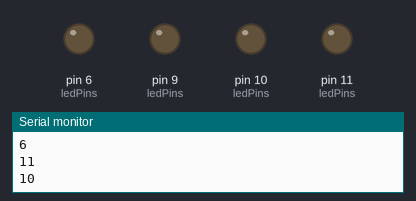
A sketch run on a simulated Arduino Uno, built with avr-gcc and run on an emulated ATmega328P. Shown: output pins drawn as LEDs (lit = HIGH), the last lines printed to the serial monitor. Random numbers use the default seed unless the sketch sets one.

Above: at 0.1 s.
At 36.76 s:
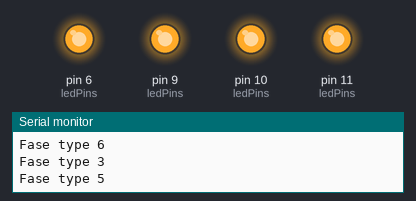
Timing chart, 0 to 40.0 s (numbered marks = the images above):
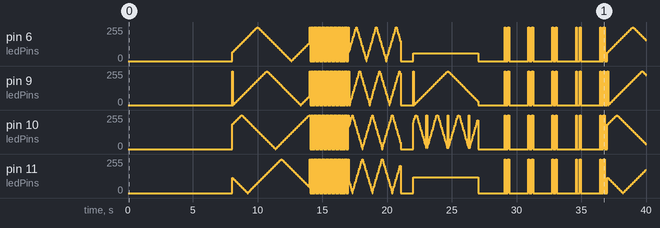

The sketch:

Book.ino
```cpp
#define STATE_STROBE_FAST  0
#define STATE_STROBE_SLOW  1
#define STATE_FADE_FAST    2
#define STATE_FADE_SLOW    3
#define STATE_HEARTBEAT    4

#define STATE_ON           90
#define STATE_OFF          100

#define DIR_UP             0
#define DIR_DOWN           1

#define LED_COUNT          4

#define FASE_ALL_FADE_SLOW    0
#define FASE_ALL_FADE_FAST    1
#define FASE_ALL_STROBE_FAST  2
#define FASE_ALL_OFF          3
#define FASE_ALL_ON           4
#define FASE_ALL_HEARTBEAT    5
#define FASE_ALL_RANDOM       6

#define FASE_COUNT 7
//#define FASE_COUNT 1

// 11 rechts blauw/groen
// 9  rechts midden boven / oranje
// 6  rechts deur / ornaje
// 10 links

int ledPins[] = { 9, 6, 11, 10 };

struct LED {
  int pin;
  int state;
  int brightness;

  long millisLastChange;
  int dir;
};

struct FASE {
  int type;
  int duration;
};

LED leds[ LED_COUNT ];
FASE fases[ FASE_COUNT ];

long previousMillis = 0;
long interval = 50;

int randomStates[] = { STATE_STROBE_FAST, STATE_STROBE_SLOW, STATE_FADE_FAST, STATE_FADE_SLOW, STATE_HEARTBEAT };
int randomStatesCount = 5;

int curFase = 0;
long lastFaseChange = 0;

// Setup all the led configurations, and insert the fases into the fase configuration
//
void setup()  {
  Serial.begin(9600);

  fases[0].type     = FASE_ALL_HEARTBEAT;
  fases[0].duration = 8000;

  fases[1].type     = FASE_ALL_FADE_SLOW;
  fases[1].duration = 6000;

  fases[2].type     = FASE_ALL_STROBE_FAST;
  fases[2].duration = 3000;

  fases[3].type     = FASE_ALL_FADE_FAST;
  fases[3].duration = 4000;

  fases[4].type     = FASE_ALL_OFF;
  fases[4].duration = 1000;

  fases[5].type     = FASE_ALL_RANDOM;
  fases[5].duration = 5000;

  fases[6].type     = FASE_ALL_OFF;
  fases[6].duration = 2000;


//  fases[0].type     = FASE_ALL_ON;
//  fases[0].duration = 8000;


  int i;
  for (i = 0; i < LED_COUNT; i++ ) {

      LED *led = &leds[ i ];
      led->pin = ledPins[ i ];

      led->brightness = i * 60;
      led->dir = i % 2 == 0 ? DIR_DOWN : DIR_UP;
      led->state = STATE_OFF;
      led->millisLastChange = 0;

      pinMode( led->pin, OUTPUT);

     Serial.println( led->pin );
  }
}

// Looperdeloop!
//
void loop()  {
  unsigned long currentMillis = millis();

  // Is it time to change to the next fase? The current fase has a duration configured
  //
  if ( currentMillis - lastFaseChange > fases[ curFase ].duration ) {
    curFase++;

    // Wrap back to fase 0 when we are at the end
    //
    if ( curFase + 1 > FASE_COUNT ) {
      curFase = 0;
    }

    // Setup the next fase
    //
    FASE *fase = &fases[ curFase ];

    Serial.print( "Fase type " );
    Serial.println( fase->type );

    switch ( fase->type ) {
      case FASE_ALL_FADE_SLOW:
        for ( int i = 0; i < LED_COUNT; i++ ) {
          LED *led = &leds[ i ];
          led->pin = ledPins[ i ];

          led->brightness = i * 60;
          led->dir = i % 2 == 0 ? DIR_DOWN : DIR_UP;
          led->state = STATE_FADE_SLOW;
        }
      break;

      case FASE_ALL_FADE_FAST:
        for ( int i = 0; i < LED_COUNT; i++ ) {
          LED *led = &leds[ i ];
          led->pin = ledPins[ i ];

          led->brightness = i * 17 * 3;
          led->dir = i % 2 == 0 ? DIR_DOWN : DIR_UP;
          led->state = STATE_FADE_FAST;
        }
      break;

      case FASE_ALL_RANDOM:
        for ( int i = 0; i < LED_COUNT; i++ ) {
          LED *led = &leds[ i ];
          led->pin = ledPins[ i ];

          led->brightness = i * 60;
          led->dir = i % 2 == 0 ? DIR_DOWN : DIR_UP;
          led->state = randomStates[ random( 0, randomStatesCount - 1 ) ];
        }
      break;

      case FASE_ALL_STROBE_FAST:
        for ( int i = 0; i < LED_COUNT; i++ ) {
          LED *led = &leds[ i ];
          led->pin = ledPins[ i ];

          led->brightness = 0;
          led->state = STATE_STROBE_FAST;
        }
      break;

      case FASE_ALL_OFF:
        for ( int i = 0; i < LED_COUNT; i++ ) {
          LED *led = &leds[ i ];
          led->pin = ledPins[ i ];

          led->brightness = 0;
          led->state = STATE_OFF;
        }
      break;

      case FASE_ALL_ON:
        for ( int i = 0; i < LED_COUNT; i++ ) {
          LED *led = &leds[ i ];
          led->pin = ledPins[ i ];

          led->brightness = 255;
          led->state = STATE_ON;
        }
      break;

      case FASE_ALL_HEARTBEAT:
        for ( int i = 0; i < LED_COUNT; i++ ) {
          LED *led = &leds[ i ];
          led->pin = ledPins[ i ];

          led->brightness = 0;
          led->state = STATE_HEARTBEAT;
          led->millisLastChange = 0;
        }
      break;
    }

    lastFaseChange = currentMillis;
  }

  // Is it time for the next 'animation frame'?
  //
  if ( currentMillis - previousMillis > interval ) {
    previousMillis = currentMillis;

    for ( int i = 0; i < LED_COUNT; i++ ) {

      LED *led = &leds[ i ];

      int cur = led->brightness;
      long diff = currentMillis - led->millisLastChange;

      switch ( led->state ) {
        case STATE_STROBE_FAST:
          if ( cur == 0 ) { cur = 255; } else { cur = 0; }
        break;

        case STATE_FADE_FAST:

          if ( led->dir == DIR_UP ) { cur += 17; } else { cur -= 17; }

          if ( cur >= 255 ) { led->dir = DIR_DOWN; }
          else if ( cur <= 0 ) { led->dir = DIR_UP; }

        break;

        case STATE_FADE_SLOW:

          if ( led->dir == DIR_UP ) { cur += 5; } else { cur -= 5; }

          if ( cur >= 255 ) { led->dir = DIR_DOWN; }
          else if ( cur <= 0 ) { led->dir = DIR_UP; }

        break;

        case STATE_HEARTBEAT:

          if ( diff < 100 ) {
            cur = 255;
          } else if ( diff < 300 ) {
            cur = 0;
          } else if ( diff < 400 ) {
            cur = 255;
          } else if ( diff < 1800 ) {
            cur = 0;
          } else {
            led->millisLastChange = currentMillis;
          }
        break;

        case STATE_ON:
          if ( cur != 255 ) {
            cur = 255;
          }
        break;

        case STATE_OFF:
          if ( cur != 0 ) {
            cur = 0;
          }
        break;
      }

      led->brightness = cur;
      analogWrite( led->pin, cur );

//      Serial.print( i );
//      Serial.print( " " );
//      Serial.print( led->pin );
//      Serial.print( " " );
//      Serial.println( cur );
    }
  }
}
```
